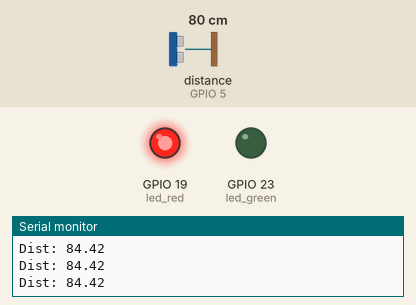
Simulated run of this program. Board: ESP32. On the bench: output pins drawn as LEDs (lit = HIGH), the last lines printed to the serial monitor. Wiring (inferred from the names in the program): ultrasonic range finder: trigger GPIO 4; echo GPIO 5. The inputs (shaded band) are chosen by the test bench; at power-on: distance to the obstacle (sensor on GPIO 5) 80 cm. The echo pulse lasts 58.3 µs per cm; WiFi joins after 1.5 s; servers stay silent unless stated; uploads are accepted with an empty reply; pins used as bus, display or sensor lines are not drawn.

Above: at 12.2 s.
12.3 s: distance to the obstacle (sensor on GPIO 5) set to 11 cm
13.8 s: distance to the obstacle (sensor on GPIO 5) set to 8 cm
At 15.0 s:
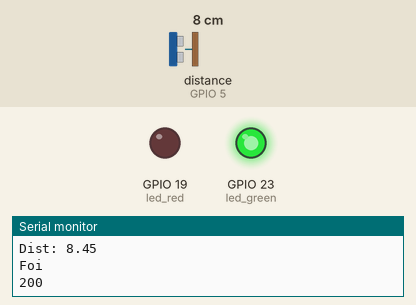
16.1 s: distance to the obstacle (sensor on GPIO 5) set to 18 cm
At 18.6 s:
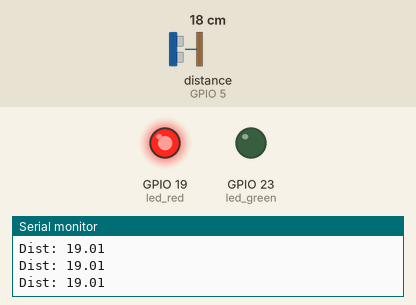
19.1 s: distance to the obstacle (sensor on GPIO 5) set to 2 cm
At 19.81 s:
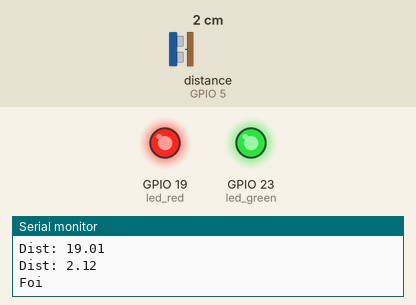
Timing chart, 0 to 22.1 s (numbered marks = the images above; inputs shaded):
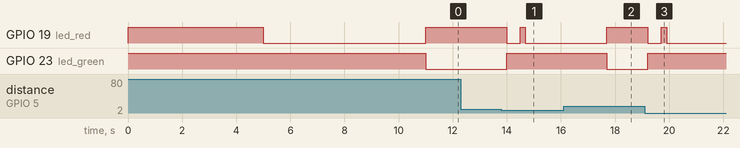

The program:

main.cpp
```cpp
#include "Ultrasonic.h"
#include <WiFi.h>
#include <HTTPClient.h>
#include<string.h>
#include<time.h>
#include<ctime>


#define pino_trigger 4
#define pino_echo 5

#define led_red 19
#define led_green 23

#define MIN_DISTANCE 10.0

//const char* ssid = "Moto G (5) 3330";
//const char* password = "viniciusserra";

const char* ssid = "AndroidAP442B";
const char* password = "uddx0298";

int state = 0;


Ultrasonic ultrasonic(pino_trigger, pino_echo);

void setup()
{


  pinMode(led_red, OUTPUT);
  pinMode(led_green, OUTPUT);
  digitalWrite(led_green, HIGH);
  digitalWrite(led_red, HIGH);
  delay(5000);
  digitalWrite(led_red, LOW);
  Serial.begin(9600);

  delay(4000);
  WiFi.begin(ssid, password);

  while (WiFi.status() != WL_CONNECTED) {
    delay(1000);
    Serial.println("Connecting to WiFi..");
  }

  Serial.println("Connected to the WiFi network");

}

void loop()
{
  if(state==0){
    digitalWrite(led_red, HIGH);
    digitalWrite(led_green, LOW);
    float dist = 15.0;
    while (dist>MIN_DISTANCE){
      long microsec = ultrasonic.timing();
      dist = ultrasonic.convert(microsec, Ultrasonic::CM);
      Serial.print("Dist: ");
      Serial.println(dist);
      delay(100);
    }
    Serial.println("Foi");
    digitalWrite(led_green, HIGH);
    state=1;
  }
  if(state==1){
    digitalWrite(led_red, LOW);
    delay(500);
    digitalWrite(led_red, HIGH);
    //Tenta mandar de volta a autenticação
    if(WiFi.status()== WL_CONNECTED){   //Check WiFi connection status

      HTTPClient http;

      http.begin("http://192.168.43.61:3000/confirmarQuentinha");
      http.addHeader("Content-Type", "text/plain");

      int httpResponseCode = http.POST("POSTING from ESP32");

      if(httpResponseCode>0){

        String response = http.getString();

        Serial.println(httpResponseCode);
        Serial.println(response);
        state=0;
        digitalWrite(led_red, LOW);
        delay(2000);

      }else{

        Serial.print("Error on sending POST: ");
        Serial.println(httpResponseCode);
        state = 1;

      }

      http.end();  //Free resources

    }else{

      Serial.println("Error in WiFi connection");

    }

    delay(1000);

  }


}
```

Measured:
- the behaviour switches between 10 and 9 cm on distance to the obstacle (sensor on GPIO 5) (found by bisection; images 0 and 1)
- after the input at 13.8 s, GPIO 19 (led_red): HIGH → LOW after 0.19 s, → HIGH 0.50 s later, → LOW 0.20 s later; GPIO 23 (led_green): LOW → HIGH after 0.19 s
- after the input at 16.1 s, GPIO 19 (led_red): goes on until 17.7 s, then stays HIGH; GPIO 23 (led_green): goes on until 17.7 s, then stays LOW
- after the input at 19.1 s, GPIO 19 (led_red): HIGH → LOW after 0.11 s, → HIGH 0.50 s later, → LOW 0.20 s later; GPIO 23 (led_green): LOW → HIGH after 0.11 s
